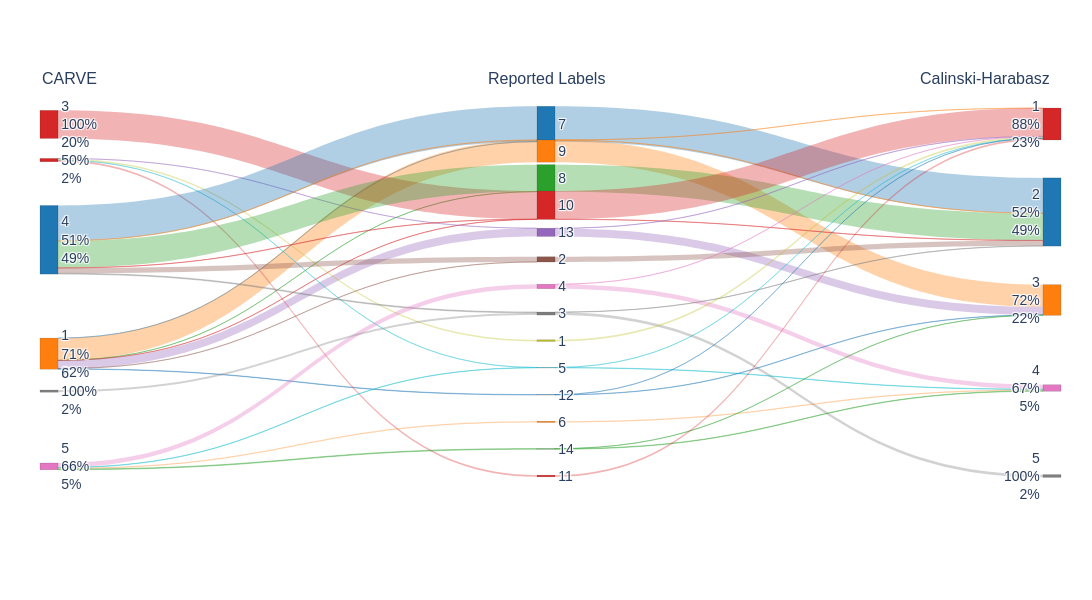

The code cell stored with this chart in its notebook:
### Markdown cell above
### 5.3 Standalone Alluvial Diagram

### Code cell
carve_labels = carve.get_labels(measure=MEASURE, rule=RULE, not_two=NOT_TWO)

fig = alluvial_compare(
    y_true=y, left_labels=carve_labels, right_labels=ch_labels,
    left_title="CARVE", right_title="Calinski-Harabasz", true_title="Reported Labels",
    palette_name="tab10", link_alpha=0.35,
)
fig.show()

### Figure 1 — Plotly figure (JSON) as saved in the notebook; plotly's stock layout.template omitted (floating-point values rounded to 4 significant figures)
{"data": [{"arrangement": "fixed", "link": {"color": ["rgba(31,119,180,0.35)", "rgba(255,127,14,0.35)", "rgba(44,160,44,0.35)", "rgba(214,39,40,0.35)", "rgba(148,103,189,0.35)", "rgba(140,86,75,0.35)", "rgba(31,119,180,0.35)", "rgba(148,103,189,0.35)", "rgba(188,189,34,0.35)", "rgba(23,190,207,0.35)", "rgba(214,39,40,0.35)", "rgba(214,39,40,0.35)", "rgba(31,119,180,0.35)", "rgba(255,127,14,0.35)", "rgba(44,160,44,0.35)", "rgba(214,39,40,0.35)", "rgba(140,86,75,0.35)", "rgba(127,127,127,0.35)", "rgba(227,119,194,0.35)", "rgba(23,190,207,0.35)", "rgba(255,127,14,0.35)", "rgba(44,160,44,0.35)", "rgba(127,127,127,0.35)", "rgba(31,119,180,0.35)", "rgba(255,127,14,0.35)", "rgba(255,127,14,0.35)", "rgba(255,127,14,0.35)", "rgba(44,160,44,0.35)", "rgba(214,39,40,0.35)", "rgba(214,39,40,0.35)", "rgba(148,103,189,0.35)", "rgba(148,103,189,0.35)", "rgba(140,86,75,0.35)", "rgba(227,119,194,0.35)", "rgba(227,119,194,0.35)", "rgba(127,127,127,0.35)", "rgba(127,127,127,0.35)", "rgba(188,189,34,0.35)", "rgba(23,190,207,0.35)", "rgba(23,190,207,0.35)", "rgba(31,119,180,0.35)", "rgba(31,119,180,0.35)", "rgba(255,127,14,0.35)", "rgba(44,160,44,0.35)", "rgba(44,160,44,0.35)", "rgba(214,39,40,0.35)"], "source": [0, 0, 0, 0, 0, 0, 0, 1, 1, 1, 1, 2, 3, 3, 3, 3, 3, 3, 4, 4, 4, 4, 5, 6, 7, 7, 7, 8, 9, 9, 10, 10, 11, 12, 12, 13, 13, 14, 15, 15, 16, 16, 17, 18, 18, 19], "target": [6, 7, 8, 9, 10, 11, 16, 10, 14, 15, 19, 9, 6, 7, 8, 9, 11, 13, 12, 15, 17, 18, 13, 21, 20, 21, 22, 21, 20, 21, 20, 22, 21, 20, 23, 21, 24, 20, 20, 23, 20, 22, 23, 22, 23, 20], "value": [3, 790, 2, 4, 293, 2, 16, 1, 58, 1, 59, 1002, 1262, 3, 963, 7, 185, 31, 158, 14, 44, 25, 77, 1265, 2, 1, 790, 965, 1005, 8, 8, 286, 187, 3, 155, 10, 98, 58, 1, 14, 5, 11, 44, 7, 18, 59]}, "node": {"color": ["#ff7f0e", "#d62728", "#d62728", "#1f77b4", "#e377c2", "#7f7f7f", "#1f77b4", "#ff7f0e", "#2ca02c", "#d62728", "#9467bd", "#8c564b", "#e377c2", "#7f7f7f", "#bcbd22", "#17becf", "#1f77b4", "#ff7f0e", "#2ca02c", "#d62728", "#d62728", "#1f77b4", "#ff7f0e", "#e377c2", "#7f7f7f"], "label": ["1<br>71%<br>22%", "2<br>50%<br>2%", "3<br>100%<br>20%", "4<br>51%<br>49%", "5<br>66%<br>5%", "6<br>100%<br>2%", "7", "9", "8", "10", "13", "2", "4", "3", "1", "5", "12", "6", "14", "11", "1<br>88%<br>23%", "2<br>52%<br>49%", "3<br>72%<br>22%", "4<br>67%<br>5%", "5<br>100%<br>2%"], "line": {"color": "rgba(0,0,0,0.25)", "width": 0.5}, "pad": 20, "thickness": 18, "x": [0, 0, 0, 0, 0, 0, 0.5, 0.5, 0.5, 0.5, 0.5, 0.5, 0.5, 0.5, 0.5, 0.5, 0.5, 0.5, 0.5, 0.5, 1, 1, 1, 1, 1], "y": [0.06, 0.236, 0.412, 0.588, 0.764, 0.94, 0.06, 0.1277, 0.1954, 0.2631, 0.3308, 0.3985, 0.4662, 0.5338, 0.6015, 0.6692, 0.7369, 0.8046, 0.8723, 0.94, 0.06, 0.28, 0.5, 0.72, 0.94]}, "type": "sankey"}], "layout": {"annotations": [{"font": {"size": 16}, "showarrow": false, "text": "CARVE", "x": 0, "xref": "paper", "y": 1.08, "yref": "paper"}, {"font": {"size": 16}, "showarrow": false, "text": "Reported Labels", "x": 0.5, "xref": "paper", "y": 1.08, "yref": "paper"}, {"font": {"size": 16}, "showarrow": false, "text": "Calinski-Harabasz", "x": 1, "xref": "paper", "y": 1.08, "yref": "paper"}], "font": {"family": "Arial", "size": 14}, "height": 600, "margin": {"b": 100, "l": 40, "r": 40, "t": 100}, "paper_bgcolor": "white", "plot_bgcolor": "white", "width": 1200}}
